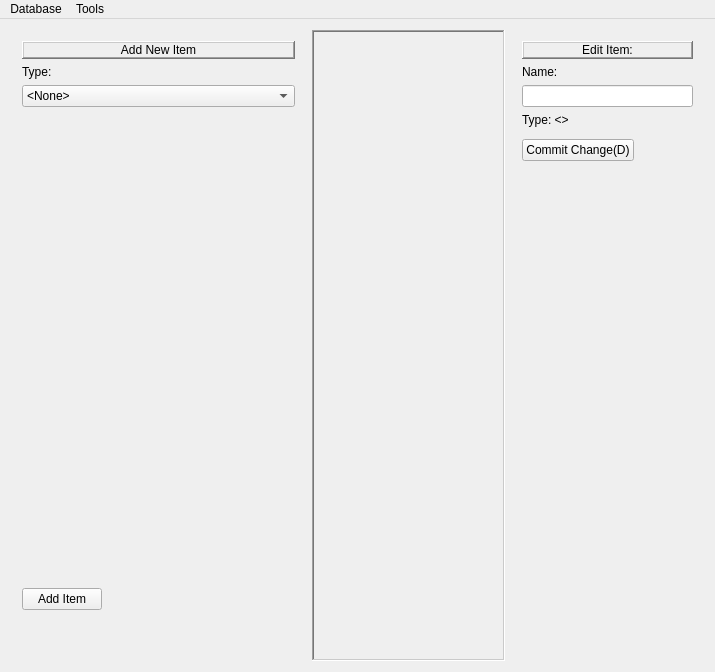
<?xml version="1.0" encoding="UTF-8"?>
<ui version="4.0">
 <class>Overview</class>
 <widget class="QMainWindow" name="Overview">
  <property name="geometry">
   <rect>
    <x>0</x>
    <y>0</y>
    <width>715</width>
    <height>271</height>
   </rect>
  </property>
  <property name="windowTitle">
   <string>Overview</string>
  </property>
  <widget class="QWidget" name="centralWidget">
   <layout class="QHBoxLayout" name="horizontalLayout">
    <item>
     <widget class="QFrame" name="verticalFrame">
      <property name="sizePolicy">
       <sizepolicy hsizetype="Minimum" vsizetype="Minimum">
        <horstretch>0</horstretch>
        <verstretch>0</verstretch>
       </sizepolicy>
      </property>
      <layout class="QVBoxLayout" name="verticalLayout">
       <item>
        <widget class="QLabel" name="label_3">
         <property name="frameShape">
          <enum>QFrame::WinPanel</enum>
         </property>
         <property name="frameShadow">
          <enum>QFrame::Raised</enum>
         </property>
         <property name="text">
          <string>Add New Item</string>
         </property>
         <property name="alignment">
          <set>Qt::AlignCenter</set>
         </property>
        </widget>
       </item>
       <item>
        <widget class="QLabel" name="label">
         <property name="text">
          <string>Type:</string>
         </property>
        </widget>
       </item>
       <item>
        <widget class="QComboBox" name="typeCombo">
         <item>
          <property name="text">
           <string>&lt;None&gt;</string>
          </property>
         </item>
         <item>
          <property name="text">
           <string>Asset</string>
          </property>
         </item>
         <item>
          <property name="text">
           <string>Countermeasure</string>
          </property>
         </item>
         <item>
          <property name="text">
           <string>Countermeasure_Target</string>
          </property>
         </item>
         <item>
          <property name="text">
           <string>Risk</string>
          </property>
         </item>
         <item>
          <property name="text">
           <string>Role</string>
          </property>
         </item>
         <item>
          <property name="text">
           <string>Requirement</string>
          </property>
         </item>
         <item>
          <property name="text">
           <string>Responce</string>
          </property>
         </item>
         <item>
          <property name="text">
           <string>Task</string>
          </property>
         </item>
         <item>
          <property name="text">
           <string>Task_Impact</string>
          </property>
         </item>
         <item>
          <property name="text">
           <string>Task_Participant</string>
          </property>
         </item>
         <item>
          <property name="text">
           <string>Threat</string>
          </property>
         </item>
         <item>
          <property name="text">
           <string>Vulnerability</string>
          </property>
         </item>
        </widget>
       </item>
       <item>
        <widget class="QFrame" name="itemFrame">
         <property name="sizePolicy">
          <sizepolicy hsizetype="Minimum" vsizetype="Minimum">
           <horstretch>0</horstretch>
           <verstretch>0</verstretch>
          </sizepolicy>
         </property>
         <property name="minimumSize">
          <size>
           <width>273</width>
           <height>469</height>
          </size>
         </property>
        </widget>
       </item>
       <item>
        <widget class="QPushButton" name="commitNew">
         <property name="sizePolicy">
          <sizepolicy hsizetype="Fixed" vsizetype="Fixed">
           <horstretch>0</horstretch>
           <verstretch>0</verstretch>
          </sizepolicy>
         </property>
         <property name="text">
          <string>Add Item</string>
         </property>
        </widget>
       </item>
       <item>
        <spacer name="verticalSpacer">
         <property name="orientation">
          <enum>Qt::Vertical</enum>
         </property>
         <property name="sizeType">
          <enum>QSizePolicy::Expanding</enum>
         </property>
         <property name="sizeHint" stdset="0">
          <size>
           <width>20</width>
           <height>40</height>
          </size>
         </property>
        </spacer>
       </item>
      </layout>
     </widget>
    </item>
    <item>
     <widget class="QScrollArea" name="svgPortal">
      <property name="frameShape">
       <enum>QFrame::WinPanel</enum>
      </property>
      <property name="widgetResizable">
       <bool>true</bool>
      </property>
      <widget class="QWidget" name="svgArea">
       <property name="geometry">
        <rect>
         <x>0</x>
         <y>0</y>
         <width>193</width>
         <height>230</height>
        </rect>
       </property>
      </widget>
     </widget>
    </item>
    <item>
     <widget class="QFrame" name="verticalFrame_2">
      <property name="sizePolicy">
       <sizepolicy hsizetype="Minimum" vsizetype="Minimum">
        <horstretch>0</horstretch>
        <verstretch>0</verstretch>
       </sizepolicy>
      </property>
      <layout class="QVBoxLayout" name="verticalLayout_2">
       <property name="sizeConstraint">
        <enum>QLayout::SetMinimumSize</enum>
       </property>
       <item>
        <widget class="QLabel" name="label_5">
         <property name="frameShape">
          <enum>QFrame::WinPanel</enum>
         </property>
         <property name="frameShadow">
          <enum>QFrame::Raised</enum>
         </property>
         <property name="text">
          <string>Edit Item:</string>
         </property>
         <property name="alignment">
          <set>Qt::AlignCenter</set>
         </property>
        </widget>
       </item>
       <item>
        <widget class="QLabel" name="label_6">
         <property name="text">
          <string>Name:</string>
         </property>
        </widget>
       </item>
       <item>
        <widget class="QLineEdit" name="editNameEdit"/>
       </item>
       <item>
        <widget class="QLabel" name="edit_Type_label">
         <property name="text">
          <string>Type: &lt;&gt;</string>
         </property>
        </widget>
       </item>
       <item>
        <widget class="QFrame" name="edit_Props">
         <property name="frameShape">
          <enum>QFrame::StyledPanel</enum>
         </property>
         <property name="frameShadow">
          <enum>QFrame::Raised</enum>
         </property>
        </widget>
       </item>
       <item>
        <widget class="QPushButton" name="pushButton_2">
         <property name="sizePolicy">
          <sizepolicy hsizetype="Fixed" vsizetype="Fixed">
           <horstretch>0</horstretch>
           <verstretch>0</verstretch>
          </sizepolicy>
         </property>
         <property name="text">
          <string>Commit Change(D)</string>
         </property>
        </widget>
       </item>
       <item>
        <spacer name="verticalSpacer_2">
         <property name="orientation">
          <enum>Qt::Vertical</enum>
         </property>
         <property name="sizeHint" stdset="0">
          <size>
           <width>20</width>
           <height>40</height>
          </size>
         </property>
        </spacer>
       </item>
      </layout>
     </widget>
    </item>
   </layout>
  </widget>
  <widget class="QMenuBar" name="menuBar">
   <property name="geometry">
    <rect>
     <x>0</x>
     <y>0</y>
     <width>715</width>
     <height>19</height>
    </rect>
   </property>
   <widget class="QMenu" name="menuDatabase">
    <property name="title">
     <string>Database</string>
    </property>
    <addaction name="actionNew_Database"/>
    <addaction name="actionOpen_Database"/>
    <addaction name="actionCommit_Database"/>
   </widget>
   <widget class="QMenu" name="menuTools">
    <property name="title">
     <string>Tools</string>
    </property>
    <addaction name="actionDynamic_Linker"/>
   </widget>
   <addaction name="menuDatabase"/>
   <addaction name="menuTools"/>
  </widget>
  <action name="actionNew_Database">
   <property name="text">
    <string>New Database</string>
   </property>
  </action>
  <action name="actionOpen_Database">
   <property name="text">
    <string>Open Database</string>
   </property>
  </action>
  <action name="actionCommit_Database">
   <property name="text">
    <string>Commit Database(D)</string>
   </property>
  </action>
  <action name="actionDynamic_Linker">
   <property name="text">
    <string>Dynamic Linker</string>
   </property>
  </action>
 </widget>
 <layoutdefault spacing="6" margin="11"/>
 <resources/>
 <connections/>
</ui>
